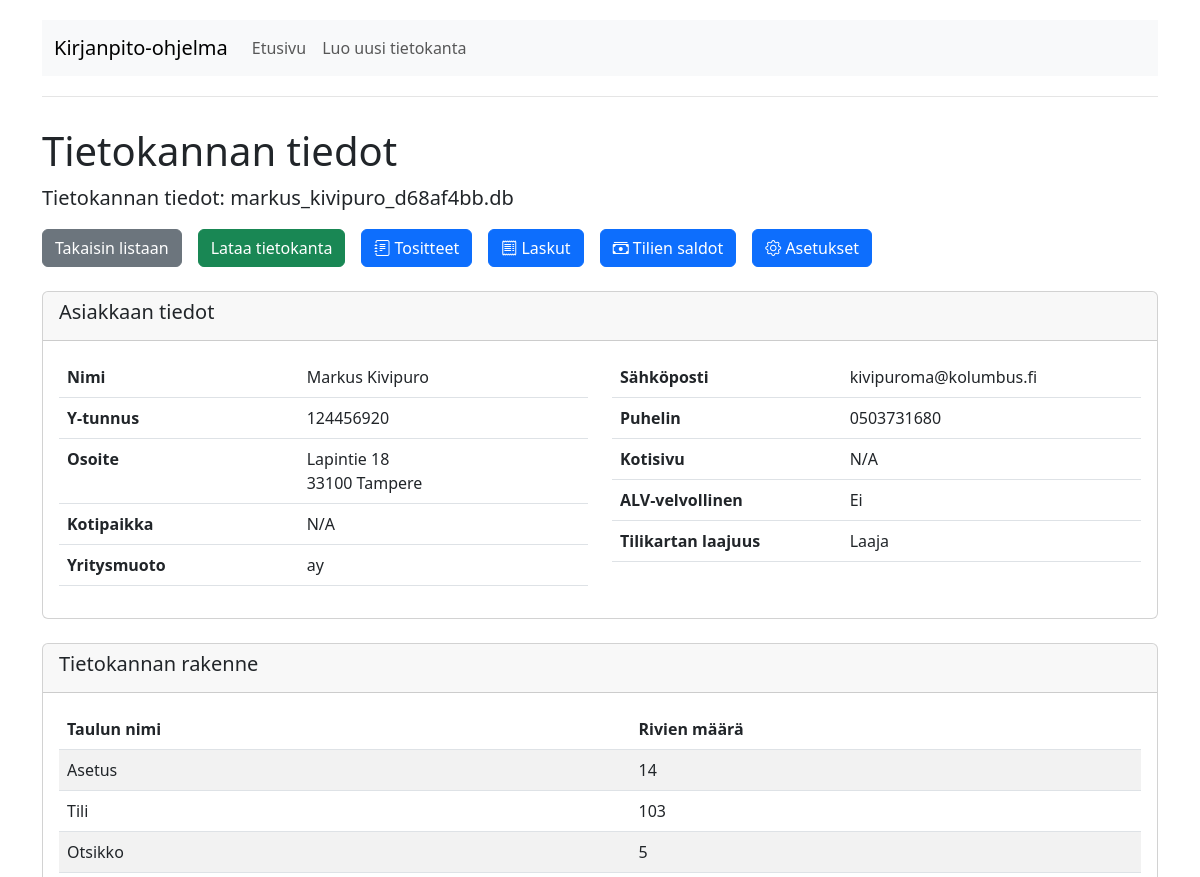
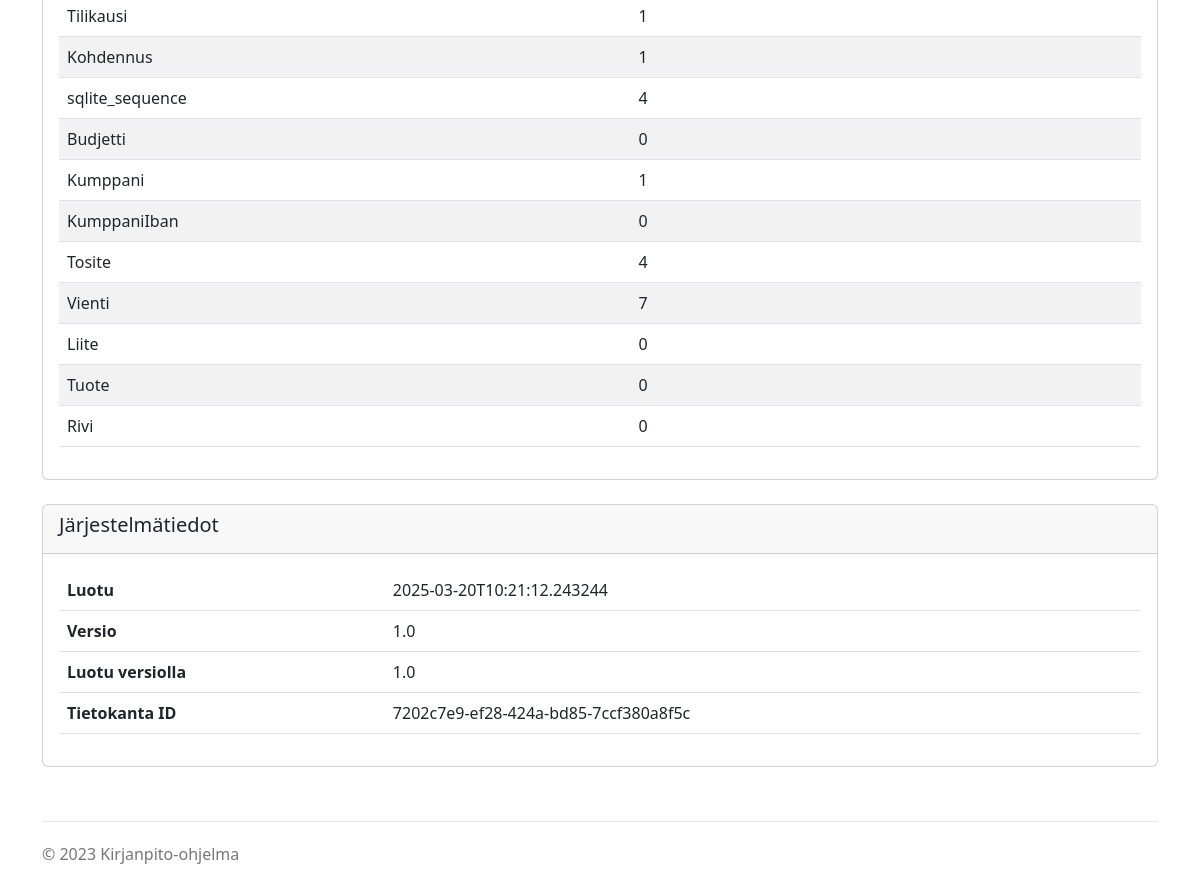
/view/markus_kivipuro_d68af4bb.db, run on the app's committed database (2 pictures, top to bottom).
### tables this page shows
CREATE TABLE Asetus (
            avain VARCHAR(128) PRIMARY KEY NOT NULL,
            arvo TEXT,
            muokattu TIMESTAMP DEFAULT CURRENT_TIMESTAMP
        );

### user_database.py (the view)
@app.route('/view/<filename>')
def view_database(filename):
    db_path = os.path.join('databases', filename)
    if not os.path.exists(db_path):
        flash("Database file not found", "error")
        return redirect(url_for('index'))
    client_info = {}
    tables = []
    try:
        conn = sqlite3.connect(db_path)
        cursor = conn.cursor()
        cursor.execute("SELECT avain, arvo FROM Asetus")
        for key, value in cursor.fetchall():
            client_info[key] = value
        cursor.execute("SELECT name FROM sqlite_master WHERE type='table'")
        table_names = [row[0] for row in cursor.fetchall()]
        for table in table_names:
            cursor.execute(f"SELECT COUNT(*) FROM {table}")
            count = cursor.fetchone()[0]
            tables.append({'name': table, 'count': count})
        conn.close()
    except Exception as e:
        flash(f"Error reading database: {str(e)}", "error")
        return redirect(url_for('index'))
    return render_template('view.html', filename=filename, client_info=client_info, tables=tables)

### templates/view.html
{% extends "layout.html" %}
{% block content %}
<div class="row">
    <div class="col-md-12">
        <h1>Tietokannan tiedot</h1>
        <p class="lead">Tietokannan tiedot: {{ filename }}</p>
        <div class="d-grid gap-2 d-md-flex justify-content-md-start mb-4">
            <a href="{{ url_for('index') }}" class="btn btn-secondary me-md-2">Takaisin listaan</a>
            <a href="{{ url_for('download_database', filename=filename) }}" class="btn btn-success me-md-2">Lataa tietokanta</a>
            <a href="{{ url_for('tosite.list_vouchers', filename=filename) }}" class="btn btn-primary me-md-2">
                <i class="bi bi-journal-text"></i> Tositteet
            </a>
            <a href="{{ url_for('lasku.list_invoices', filename=filename) }}" class="btn btn-primary me-md-2">
                <i class="bi bi-receipt"></i> Laskut
            </a>
            <a href="{{ url_for('tili.list_balances', filename=filename) }}" class="btn btn-primary me-md-2">
                <i class="bi bi-cash-stack"></i> Tilien saldot
            </a>
            <a href="{{ url_for('asetukset.settings_main', filename=filename) }}" class="btn btn-primary">
                <i class="bi bi-gear"></i> Asetukset
            </a>
        </div>
        <div class="card mb-4">
            <div class="card-header">
                <h5>Asiakkaan tiedot</h5>
            </div>
            <div class="card-body">
                <div class="row">
                    <div class="col-md-6">
                        <table class="table">
                            <tbody>
                                <tr>
                                    <th>Nimi</th>
                                    <td>{{ client_info.get('Nimi', 'N/A') }}</td>
                                </tr>
                                <tr>
                                    <th>Y-tunnus</th>
                                    <td>{{ client_info.get('Ytunnus', 'N/A') }}</td>
                                </tr>
                                <tr>
                                    <th>Osoite</th>
                                    <td>
                                        {{ client_info.get('Katuosoite', '') }}<br>
                                        {{ client_info.get('Postinumero', '') }} {{ client_info.get('Kaupunki', '') }}
                                    </td>
                                </tr>
                                <tr>
                                    <th>Kotipaikka</th>
                                    <td>{{ client_info.get('Kotipaikka', 'N/A') }}</td>
                                </tr>
                                <tr>
                                    <th>Yritysmuoto</th>
                                    <td>{{ client_info.get('Yritysmuoto', 'N/A') }}</td>
                                </tr>
                            </tbody>
                        </table>
                    </div>
                    <div class="col-md-6">
                        <table class="table">
                            <tbody>
                                <tr>
                                    <th>Sähköposti</th>
                                    <td>{{ client_info.get('Email', 'N/A') }}</td>
                                </tr>
                                <tr>
                                    <th>Puhelin</th>
                                    <td>{{ client_info.get('Puhelin', 'N/A') }}</td>
                                </tr>
                                <tr>
                                    <th>Kotisivu</th>
                                    <td>{{ client_info.get('Kotisivu', 'N/A') }}</td>
                                </tr>
                                <tr>
                                    <th>ALV-velvollinen</th>
                                    <td>{{ 'Kyllä' if client_info.get('AlvVelvollinen') == 'ON' else 'Ei' }}</td>
                                </tr>
                                <tr>
                                    <th>Tilikartan laajuus</th>
                                    <td>{{ 'Perus' if client_info.get('TilikarttaLaajuus', 'basic') == 'basic' else 'Normaali' if client_info.get('TilikarttaLaajuus') == 'standard' else 'Laaja' }}</td>
                                </tr>
                            </tbody>
                        </table>
                    </div>
                </div>
            </div>
        </div>
        <div class="card mb-4">
            <div class="card-header">
                <h5>Tietokannan rakenne</h5>
            </div>
            <div class="card-body">
                <div class="table-responsive">
                    <table class="table table-striped">
                        <thead>
                            <tr>
                                <th>Taulun nimi</th>
                                <th>Rivien määrä</th>
                            </tr>
                        </thead>
                        <tbody>
                            {% for table in tables %}
                                <tr>
                                    <td>{{ table.name }}</td>
                                    <td>{{ table.count }}</td>
                                </tr>
                            {% endfor %}
                        </tbody>
                    </table>
                </div>
            </div>
        </div>
        <div class="card mb-4">
            <div class="card-header">
                <h5>Järjestelmätiedot</h5>
            </div>
            <div class="card-body">
                <table class="table">
                    <tbody>
                        <tr>
                            <th>Luotu</th>
                            <td>{{ client_info.get('Luotu', 'N/A') }}</td>
                        </tr>
                        <tr>
                            <th>Versio</th>
                            <td>{{ client_info.get('KpVersio', 'N/A') }}</td>
                        </tr>
                        <tr>
                            <th>Luotu versiolla</th>
                            <td>{{ client_info.get('LuotuVersiolla', 'N/A') }}</td>
                        </tr>
                        <tr>
                            <th>Tietokanta ID</th>
                            <td>{{ client_info.get('UID', 'N/A') }}</td>
                        </tr>
                    </tbody>
                </table>
            </div>
        </div>
    </div>
</div>
{% endblock %}

### templates/layout.html (style rules this page uses)
body { padding-top: 20px; padding-bottom: 20px; }

### data on the page
Asetus: get "Markus Kivipuro"
Asetus: get "124456920"
Asetus: get "Lapintie 18"
Asetus: get "33100"
Asetus: get "Tampere"
Asetus: get "ay"
Asetus: get "kivipuroma@kolumbus.fi"
Asetus: get "0503731680"
Asetus: arvo "Laaja"
Asetus: get "2025-03-20T10:21:12.243244"
Asetus: get "1.0"
Asetus: get "1.0"
Asetus: get "7202c7e9-ef28-424a-bd85-7ccf380a8f5c"

### other printed values
{{ filename }} "markus_kivipuro_d68af4bb.db"
{{ client_info.get('Kotipaikka', 'N/A') }} "N/A"
{{ client_info.get('Kotisivu', 'N/A') }} "N/A"
{{ 'Kyllä' if client_info.get('AlvVelvollinen') == 'ON' else 'Ei' }} "Ei"
{{ table.name }} "Asetus" "Tili" "Otsikko" "Tilikausi" "Kohdennus" "sqlite_sequence" "Budjetti" "Kumppani" "KumppaniIban" "Tosite" "Vienti" "Liite" "Tuote" "Rivi"
{{ table.count }} "14" "103" "5" "1" "1" "4" "0" "1" "0" "4" "7" "0" "0" "0"
